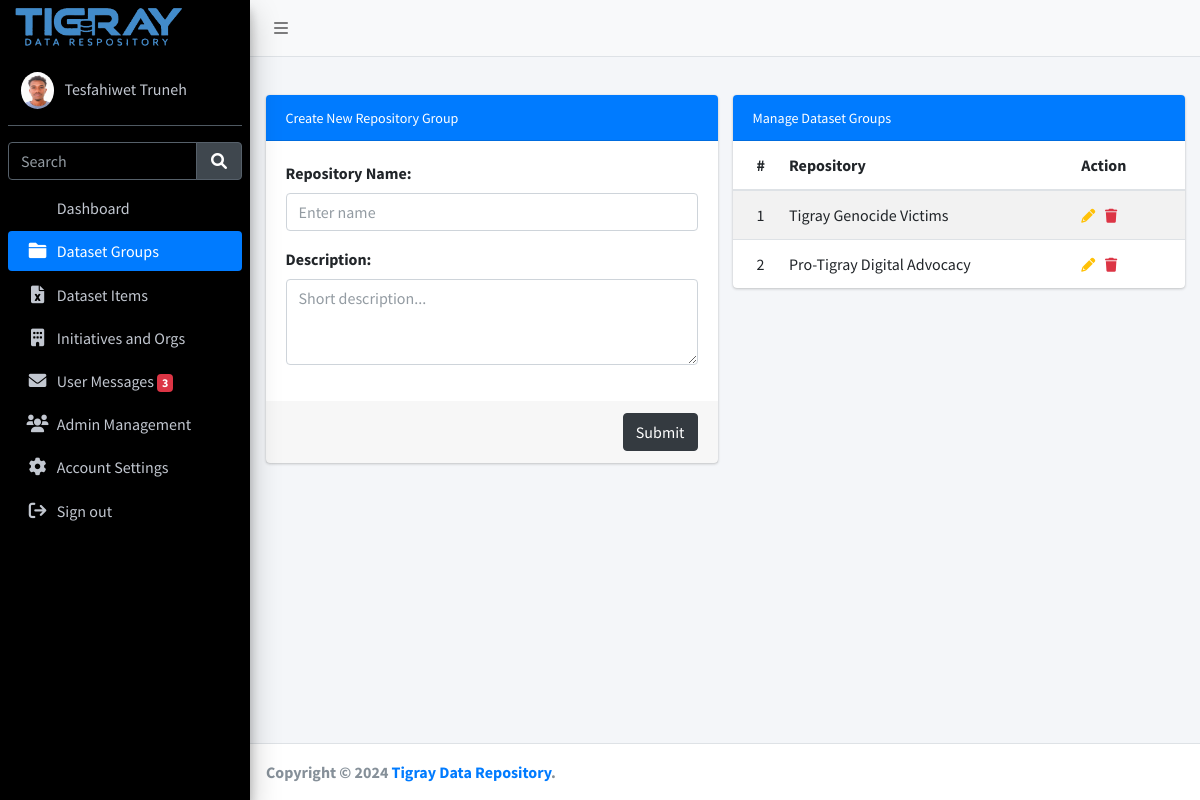
The app's page /dataset-groups/ (signed in), older data.
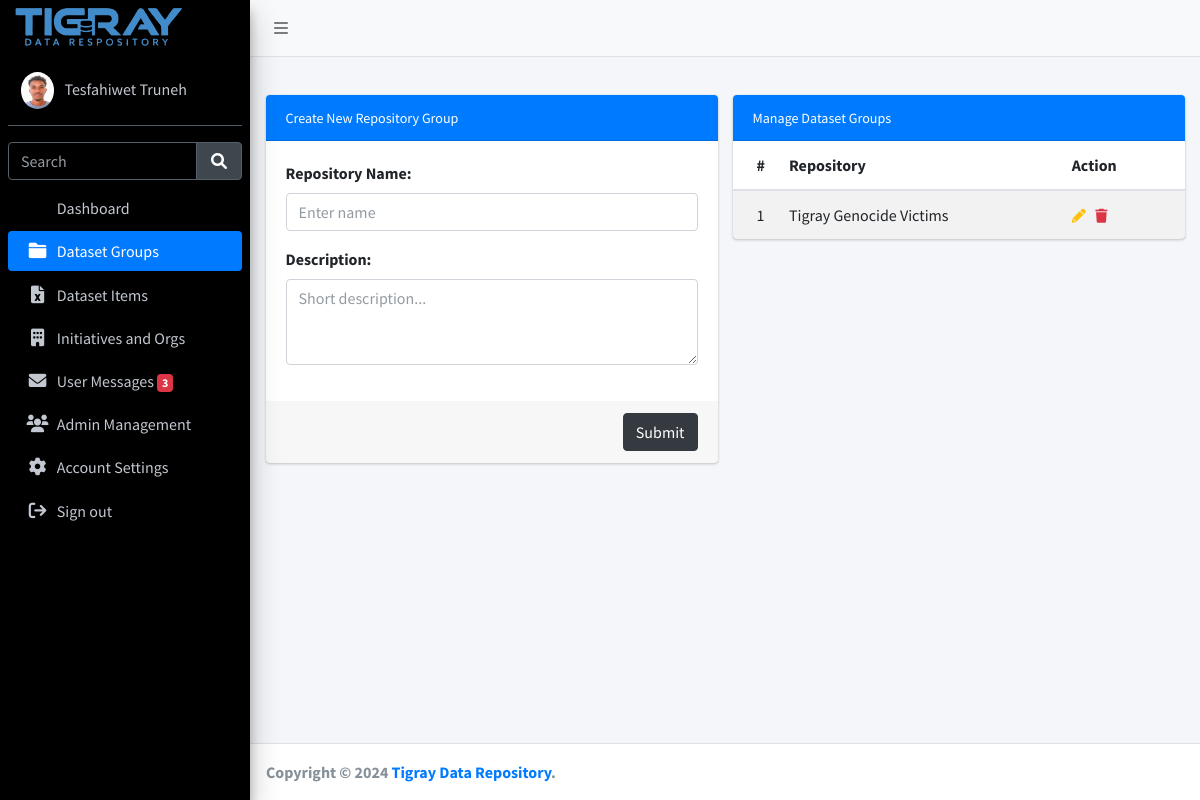
The same page, newer data.
### App/models.py (models this page shows, shortened)
class RepositoryGroup(models.Model):
    name = models.CharField(max_length=255, unique=True)
    description = models.TextField(blank=True, null=True)
    class Meta:
        ordering = ['-id']

### App/views.py (the view, shortened to what this page needs)
# urls.py: path("dataset-groups/", DatasetGroup.as_view(), name = 'dataset-groups'),
class DatasetGroup(LoginRequiredMixin, TemplateView):
    template_name = 'admin_page/dataset_groups.html'
    login_url = 'sign-in'
    redirect_field_name = 'next'
    model = RepositoryGroup
    def get_context_data(self, *args, **kwargs):
        context = super().get_context_data(**kwargs)
        context["AvailableRepositoryGroups"] = RepositoryGroup.objects.all()
        return context

### templates/admin_page/dataset_groups.html (shortened to what this page needs)
{% extends 'admin_page/base.html' %}
{% block content %}
<div class="content-wrapper">
    <section class="content-header">
    </section>
    <section class="content">
        <div class="container-fluid">
            <div class="row">
                <div class="col-md-6">
                    <div class="card card-primary">
                        <div class="card-header">
                            <h3 class="card-title">
                                <small>Create New Repository Group</small>
                            </h3>
                        </div>
                        <form id="RepositoryGroupForm" method="POST">
                            <div class="card-body">
                                <div class="form-group">
                                    <label>Repository Name:</label>
                                    <input type="text" name="repository_name" class="form-control"
                                        placeholder="Enter name">
                                </div>
                                <div class="form-group">
                                    <label>Description:</label>
                                    <textarea class="form-control" name="repository_description" rows="3"
                                        placeholder="Short description..."></textarea>
                                </div>
                            </div>
                            <div class="card-footer">
                                <button type="submit" class="btn btn-dark float-right">Submit</button>
                            </div>
                        </form>
                    </div>
                </div>
                <div class="col-md-6">
                    <div class="card card-primary">
                        <div class="card-header">
                            <h3 class="card-title">
                                <small> Manage Dataset Groups</small>
                            </h3>
                        </div>
                        <div class="card-body p-0">
                            <table class="table table-striped">
                                <thead>
                                    <tr>
                                        <th style="width: 10px">#</th>
                                        <th>Repository</th>
                                        <th>Action</th>
                                    </tr>
                                </thead>
                                <tbody>
                                    {% for item in AvailableRepositoryGroups %}
                                    <tr>
                                        <td>{{ forloop.counter }}</td>
                                        <td>
                                            <span data-bs-toggle="tooltip" title="{{ item.description }}"
                                                style="cursor: pointer;">
                                                {{ item.name }}
                                            </span>
                                        </td>
                                        <td>
                                            <a href="#" data-toggle="modal" data-target="#editModal{{ item.id }}">
                                                <i class="fa fa-pencil text-warning text-sm" title="Edit Item"></i>
                                            </a>
                                            <a href="#" onclick="confirmDelete('{{ item.id }}', '{{ item.name }}')">
                                                <i class="fa fa-trash text-danger text-sm" title="Delete Item"></i>
                                            </a>
                                        </td>
                                    </tr>
                                    {% endfor %}
                                </tbody>
                            </table>
                        </div>
                    </div>
                </div>
            </div>
        </div>
    </section>
</div>
{% endblock %}

Row changes from the older to the newer data that the page shows:
removed RepositoryGroup: name "Pro-Tigray Digital Advocacy"
